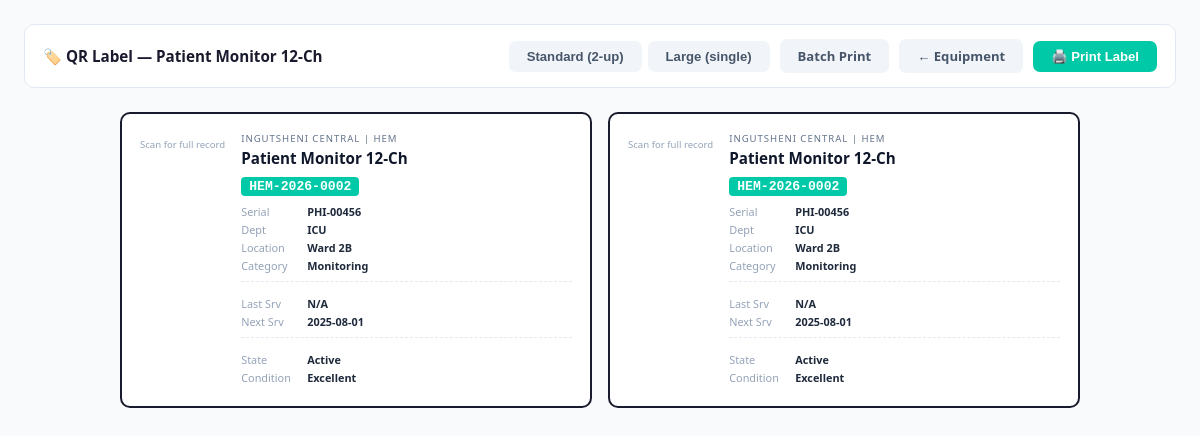
The page /equipment/2/qr (signed in) on the database its author committed.
### tables this page shows
CREATE TABLE "equipment" (id INTEGER PRIMARY KEY AUTOINCREMENT, asset_number TEXT NOT NULL, name TEXT NOT NULL, model TEXT, manufacturer TEXT, serial_number TEXT, category TEXT, department_id INTEGER, location TEXT, country_of_origin TEXT, donor_name TEXT, state TEXT DEFAULT "Active", condition TEXT DEFAULT "Good", purchase_date TEXT, purchase_cost REAL, warranty_expiry TEXT, last_maintenance TEXT, next_maintenance TEXT, notes TEXT, received_by_id INTEGER, created_at TEXT, updated_at TEXT, location_id INTEGER, FOREIGN KEY(department_id) REFERENCES departments(id));

CREATE TABLE departments (id INTEGER PRIMARY KEY AUTOINCREMENT, name TEXT NOT NULL UNIQUE);

### run_production.py (the view)
@app.route('/equipment/<int:eq_id>/qr')
@login_required
def equipment_qr(eq_id):
    eq = query('''SELECT e.*, d.name as department_name FROM equipment e
                  JOIN departments d ON e.department_id = d.id
                  WHERE e.id = ?''', (eq_id,), one=True)
    if not eq:
        flash('Equipment not found')
        return redirect(url_for('equipment_list'))
    return render_template('equipment_qr.html', eq=eq, now=datetime.now())

### run_production.py (called while the page is built)
def get_db():
    if 'db' not in g:
        g.db = sqlite3.connect(DATABASE)
        g.db.row_factory = sqlite3.Row
    return g.db

def query(sql, args=(), one=False):
    cur = get_db().execute(sql, args)
    rv = cur.fetchall()
    cur.close()
    return (rv[0] if rv else None) if one else rv

def login_required(f):
    @wraps(f)
    def decorated_function(*args, **kwargs):
        if 'user_id' not in session:
            return redirect(url_for('login'))
        return f(*args, **kwargs)
    return decorated_function

@app.template_filter('fmtdate')
def fmtdate(value, format='%Y-%m-%d'):
    if not value: return '—'
    try:
        if isinstance(value, str):
            dt = datetime.strptime(value.split(' ')[0], '%Y-%m-%d')
        else:
            dt = value
        return dt.strftime(format)
    except:
        return value

@app.context_processor
def utility_processor():
    def is_overdue(date_str):
        if not date_str: return False
        try:
            due_date = datetime.strptime(date_str, '%Y-%m-%d').date()
            return due_date < date.today()
        except: return False
    def state_badge(state):
        return {
            'Active': 'badge-green',
            'Under Maintenance': 'badge-yellow',
            'Pending Disposal': 'badge-red',
            'Disposed': 'badge-gray',
            'In Storage': 'badge-blue'
        }.get(state, 'badge-gray')
    def cond_badge(condition):
        return {
            'Good': 'badge-green',
            'Fair': 'badge-yellow',
            'Poor': 'badge-red'
        }.get(condition, 'badge-gray')
    return dict(is_overdue=is_overdue, state_badge=state_badge, cond_badge=cond_badge)

### templates/equipment_qr.html (shortened to what this page needs)
<!DOCTYPE html>
<html lang="en">
<head>
</head>
<body id="body">
<div class="toolbar no-print">
  <h2>🏷️ QR Label — {{ eq['name'] }}</h2>
  <div class="size-btns">
    <button class="btn btn-ghost" onclick="setSize('normal')">Standard (2-up)</button>
    <button class="btn btn-ghost" onclick="setSize('large')">Large (single)</button>
  </div>
  <a href="{{ url_for('qr_batch') }}" class="btn btn-ghost">Batch Print</a>
  <a href="{{ url_for('equipment_detail', eq_id=eq['id']) }}" class="btn btn-ghost">← Equipment</a>
  <button class="btn btn-primary" onclick="window.print()">🖨️ Print Label</button>
</div>
<div class="label-grid" id="labelGrid">
  <div class="label-card" id="label-a">
    <div class="label-qr">
      <div class="label-scan-hint">Scan for full record</div>
    </div>
    <div class="label-info">
      <div class="label-org">Ingutsheni Central | HEM</div>
      <div class="label-name">{{ eq['name'] }}</div>
      <div class="label-tag">{{ eq['asset_number'] }}</div>
      <div class="label-row"><span class="lk">Serial</span><span class="lv">{{ eq['serial_number'] or 'N/A' }}</span></div>
      <div class="label-row"><span class="lk">Dept</span><span class="lv">{{ eq['department_name'] or 'N/A' }}</span></div>
      <div class="label-row"><span class="lk">Location</span><span class="lv">{{ eq['location'] or 'N/A' }}</span></div>
      <div class="label-row"><span class="lk">Category</span><span class="lv">{{ eq['category'] or 'N/A' }}</span></div>
      <div class="label-divider"></div>
      <div class="label-row"><span class="lk">Last Srv</span><span class="lv">{{ eq['last_maintenance']|fmtdate if eq['last_maintenance'] else 'N/A' }}</span></div>
      <div class="label-row"><span class="lk">Next Srv</span><span class="lv">{{ eq['next_maintenance']|fmtdate if eq['next_maintenance'] else ( ( (now.year + (now.month + 3) // 12), ((now.month + 3) % 12) + 1, now.day )|format('%04d-%02d-%02d') ) }}</span></div>
      <div class="label-divider"></div>
      <div class="label-row"><span class="lk">State</span><span class="lv">{{ eq['state'] }}</span></div>
      <div class="label-row"><span class="lk">Condition</span><span class="lv">{{ eq['condition'] }}</span></div>
    </div>
  </div>
  <div class="label-card" id="label-b">
    <div class="label-qr"><div id="qr-b"></div><div class="label-scan-hint">Scan for full record</div></div>
    <div class="label-info">
      <div class="label-org">Ingutsheni Central | HEM</div>
      <div class="label-name">{{ eq['name'] }}</div>
      <div class="label-tag">{{ eq['asset_number'] }}</div>
      <div class="label-row"><span class="lk">Serial</span><span class="lv">{{ eq['serial_number'] or 'N/A' }}</span></div>
      <div class="label-row"><span class="lk">Dept</span><span class="lv">{{ eq['department_name'] or 'N/A' }}</span></div>
      <div class="label-row"><span class="lk">Location</span><span class="lv">{{ eq['location'] or 'N/A' }}</span></div>
      <div class="label-row"><span class="lk">Category</span><span class="lv">{{ eq['category'] or 'N/A' }}</span></div>
      <div class="label-divider"></div>
      <div class="label-row"><span class="lk">Last Srv</span><span class="lv">{{ eq['last_maintenance']|fmtdate if eq['last_maintenance'] else 'N/A' }}</span></div>
      <div class="label-row"><span class="lk">Next Srv</span><span class="lv">{{ eq['next_maintenance']|fmtdate if eq['next_maintenance'] else ( ( (now.year + (now.month + 3) // 12), ((now.month + 3) % 12) + 1, now.day )|format('%04d-%02d-%02d') ) }}</span></div>
      <div class="label-divider"></div>
      <div class="label-row"><span class="lk">State</span><span class="lv">{{ eq['state'] }}</span></div>
      <div class="label-row"><span class="lk">Condition</span><span class="lv">{{ eq['condition'] }}</span></div>
    </div>
  </div>
</div>
</body>
</html>

### templates/equipment_qr.html (style rules this page uses)
* { box-sizing: border-box; margin: 0; padding: 0; }
body { font-family: 'Segoe UI', Arial, sans-serif; background: #f8fafc; padding: 24px; color: #1a1a2e; }
.toolbar { display: flex; gap: 10px; align-items: center; margin-bottom: 24px; padding: 14px 18px; background: #fff; border: 1px solid #e2e8f0; border-radius: 10px; }
.toolbar h2 { font-size: 0.95rem; font-weight: 700; flex: 1; }
.btn { padding: 8px 18px; border-radius: 7px; border: none; cursor: pointer; font-size: 0.82rem; font-weight: 600; text-decoration: none; display: inline-flex; align-items: center; gap: 6px; transition: opacity .15s; }
.btn-primary { background: #00c9a7; color: #fff; }
.btn-ghost { background: #f1f5f9; color: #475569; }
.label-grid { display: grid; grid-template-columns: repeat(2, 1fr); gap: 16px; max-width: 960px; margin: 0 auto; }
.label-card { background: #fff; border: 2px solid #1a1a2e; border-radius: 10px; padding: 18px; display: flex; gap: 16px; align-items: flex-start; page-break-inside: avoid; }
.label-qr { flex-shrink: 0; }
.label-info { flex: 1; min-width: 0; }
.label-org { font-size: 0.6rem; text-transform: uppercase; letter-spacing: .1em; color: #64748b; margin-bottom: 4px; }
.label-name { font-size: 0.95rem; font-weight: 700; color: #0f172a; line-height: 1.2; margin-bottom: 6px; }
.label-tag { display: inline-block; font-family: 'Courier New', monospace; font-size: 0.82rem; font-weight: 700; background: #00c9a7; color: #fff; padding: 2px 8px; border-radius: 4px; margin-bottom: 8px; }
.label-row { display: flex; gap: 6px; font-size: 0.68rem; color: #475569; margin-bottom: 3px; align-items: flex-start; }
.label-row .lk { color: #94a3b8; min-width: 60px; flex-shrink: 0; }
.label-row .lv { font-weight: 600; color: #1e293b; }
.label-divider { border-top: 1px dashed #e2e8f0; margin: 8px 0; padding-top: 6px; }
.label-scan-hint { font-size: 0.6rem; color: #94a3b8; text-align: center; margin-top: 6px; }
.size-btns { display: flex; gap: 6px; }

### rows shown on the page
equipment: name "Patient Monitor 12-Ch", asset_number "HEM-2026-0002", serial_number "PHI-00456", location "Ward 2B", category "Monitoring", next_maintenance|fmtdate "2025-08-01", state "Active", condition "Excellent"
departments: name "ICU"

### other values the page prints
{{ eq['last_maintenance']|fmtdate if eq['last_maintenance'] else 'N/A' }} "N/A"
